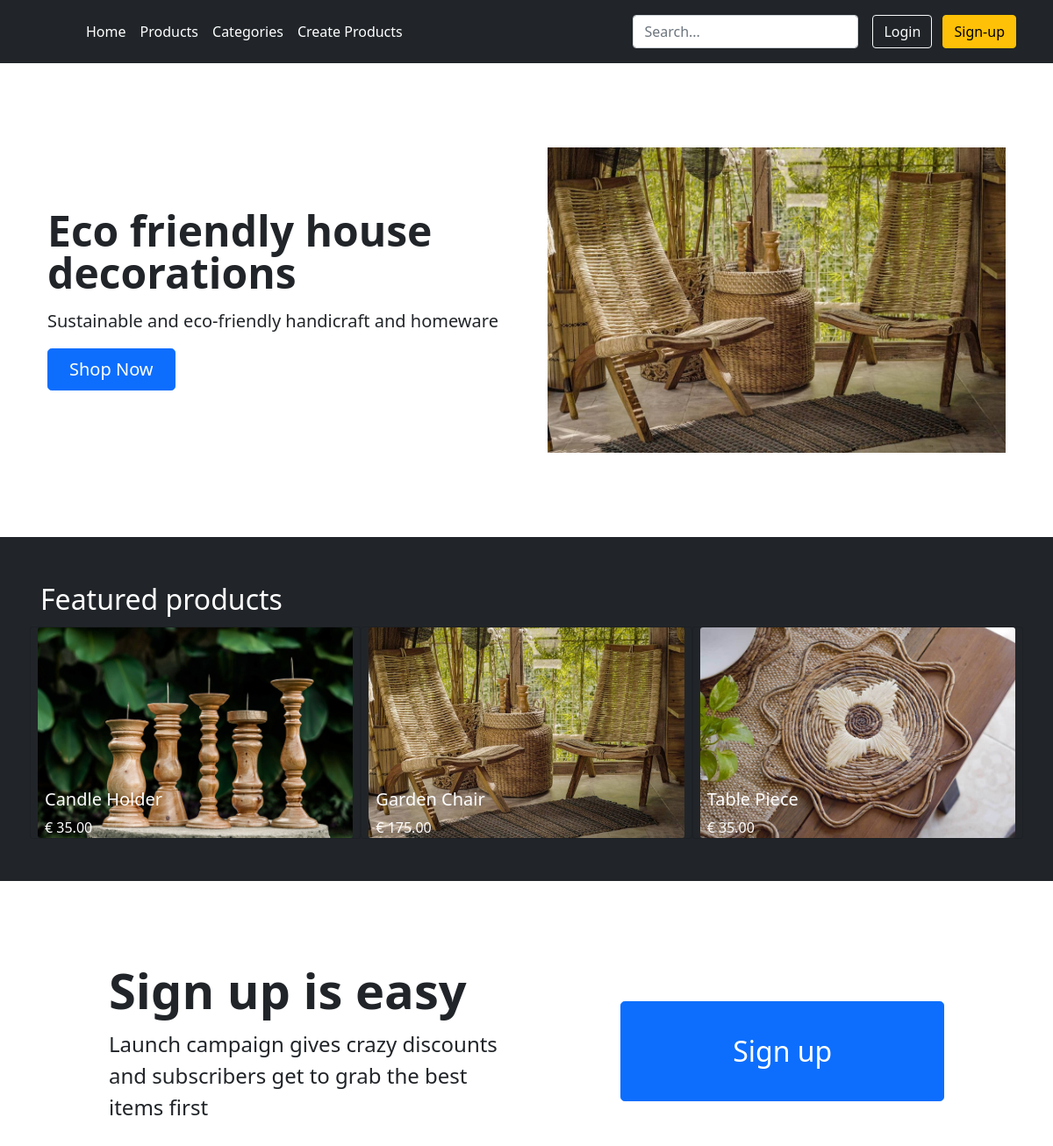
The app's page /, older data.
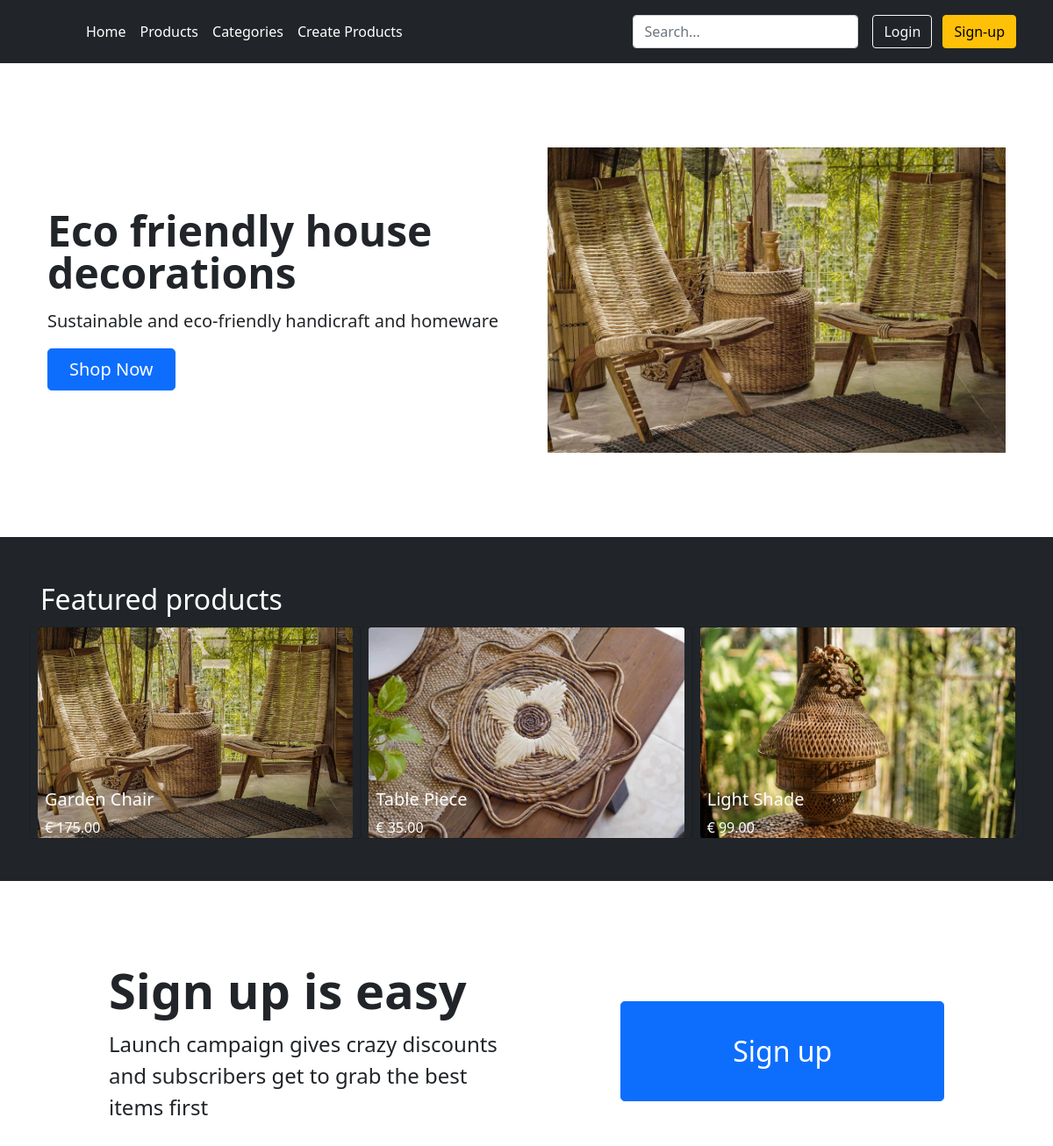
The same page, newer data.
### products/models.py (models this page shows, shortened)
class Product(models.Model):
    title = models.CharField(max_length=200)
    description = models.TextField(blank=True)
    image = models.ImageField(upload_to='images/')
    price = models.DecimalField(max_digits=6, decimal_places=2)
    category = models.ForeignKey(Category, related_name='product', on_delete=models.CASCADE)
    slug = models.SlugField(max_length=255)
    quantity = models.IntegerField(default=0)
    is_active = models.BooleanField(default=True)
    created = models.DateTimeField(auto_now_add=True)
    updated = models.DateTimeField(auto_now=True)
    class Meta:
        verbose_name_plural = 'Products'
        ordering = ('-created',)

### storeAnada/views.py (the view)
# urls.py: path('', storeAnada.views.HomeView.as_view(), name='home'),
class HomeView(TemplateView):
	template_name = "store/home.html"
	def get_context_data(self, **kwargs):
		context = super().get_context_data(**kwargs)
		context["products"] = Product.objects.all()[:3]
		return context

### templates/store/home.html (shortened to what this page needs)
{% extends "base.html" %}
{% load static %}
{% block content %}
    <div class="container col-xxl-8 px-4 py-5">
        <div class="row flex-lg-row-reverse align-items-center g-5 py-5">
            <div class="col-10 col-sm-8 col-lg-6">
                <img src="{% static "/images/chairs.jpg" %}" class="d-block mx-lg-auto img-fluid" alt="Anada Chairs"
                     width="700" height="500" loading="lazy">
            </div>
            <div class="col-lg-6">
                <h1 class="display-5 fw-bold lh-1 mb-3">Eco friendly house decorations</h1>
                <p class="lead">
                    Sustainable and eco-friendly handicraft and homeware
                </p>
                <div class="d-grid gap-2 d-md-flex justify-content-md-start">
                    <a href="{% url 'product-list' %}"><button type="button" class="btn btn-primary btn-lg px-4 me-md-2">Shop Now</button></a>
                </div>
            </div>
        </div>
    </div>
    <div class="album py-5 bg-dark">
        <div class="container text-white">
        <h2 class="p-1">Featured products</h2>
            <div class="row row-cols-1 row-cols-sm-2 row-cols-md-3 g-3 text-black">
                {% for product in  products %}
                <div class="card bg-dark text-white">
                    <a href="{% url 'product-detail' pk=product.pk %}">
                  <img class="card-img" src="/media/{{ product.image }}" alt="{{ product.title }}">
                        </a>
                  <div class="card-img-overlay" style="top: 70%">
                    <h5 class="card-title">{{ product.title }}</h5>
                    <p class="card-text">€ {{ product.price}}</p>
                  </div>
                </div>
                {% endfor %}
            </div>
        </div>
    </div>
    <div class="container col-xl-10 col-xxl-8 px-4 py-5">
    <div class="row align-items-center g-lg-5 py-5">
      <div class="col-lg-7 text-center text-lg-start">
        <h2 class="display-4 fw-bold lh-1 mb-3">Sign up is easy</h2>
        <p class="col-lg-10 fs-4">Launch campaign gives crazy discounts and subscribers get to grab the best items first</p>
      </div>
      <div class="col-md-10 mx-auto col-lg-5">
          <a href="{% url 'sign-up'%}"><button class="w-100 btn btn-lg btn-primary" type="submit" style="padding: 1em; font-size: 2em">Sign up</button></a>
      </div>
    </div>
  </div>
{% endblock %}

Row changes from the older to the newer data that the page shows:
removed Product: image (picture), title "Candle Holder", price "35.00"
now on this page (row unchanged): Product: image (picture), title "Light Shade", price "99.00"
